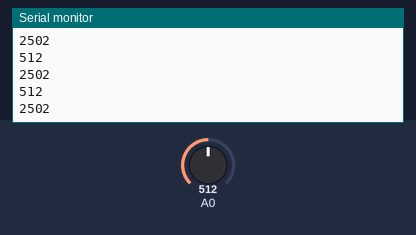
A sketch run on a simulated Arduino Uno, built with avr-gcc and run on an emulated ATmega328P. On the bench: the last lines printed to the serial monitor. The inputs (shaded band) are chosen by the test bench; at power-on: A0 = 512.

Above: at 1.2 s.
1.3 s: A0 set to 716
At 1.56 s:
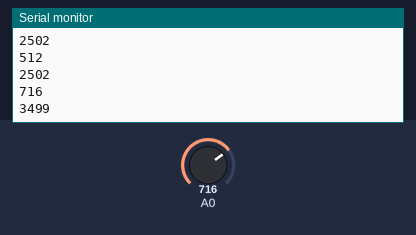
2.8 s: A0 set to 900
At 2.97 s:
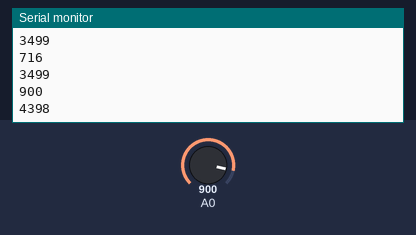
Timing chart, 0 to 5.8 s (numbered marks = the images above; inputs shaded):
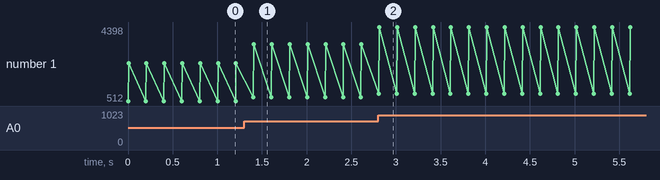

Measured:
- after the input at 1.3 s, the serial monitor: prints a new line after 0.10 s (image 1)
- after the input at 2.8 s, the serial monitor: prints a new line at once (image 2)
- plotted number 1: 2502 → 3499 after the input at 1.3 s, 3499 → 4398 after the input at 2.8 s

The sketch:

Change_RES.ino
```cpp
void setup(){
  Serial.begin(9600);
}

void loop(){
  int bientro = analogRead(A0);
  Serial.println(bientro);
  int voltage;
  voltage = map(bientro,0,1023,0,5000);
  Serial.println(voltage);
  Serial.println();
  delay(200);
}
```
